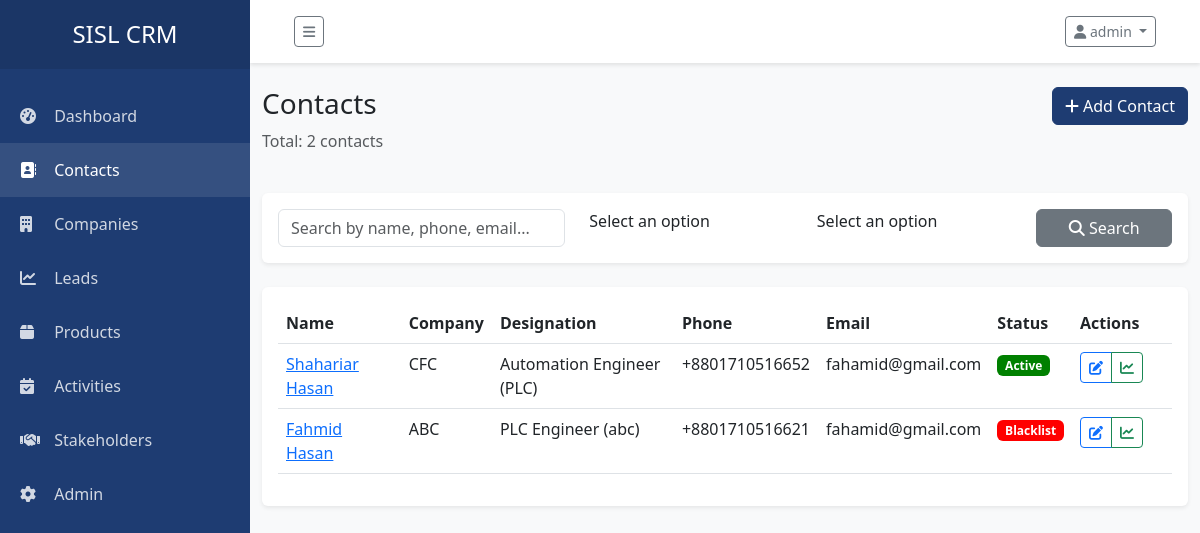
Page /contacts/ (signed in) on the committed database.
### crm/models.py (models this page shows, shortened)
class TimestampedModel(models.Model):
    created_at = models.DateTimeField(auto_now_add=True)
    updated_at = models.DateTimeField(auto_now=True)
    created_by = models.ForeignKey(
        User,
        related_name='%(class)s_created',
        on_delete=models.SET_NULL,
        null=True,
        blank=True
    )
    updated_by = models.ForeignKey(
        User,
        related_name='%(class)s_updated',
        on_delete=models.SET_NULL,
        null=True,
        blank=True
    )
    class Meta:
        abstract = True

class SoftDeleteModel(models.Model):
    is_deleted = models.BooleanField(default=False)
    deleted_at = models.DateTimeField(null=True, blank=True)
    deleted_by = models.ForeignKey(
        User,
        related_name='%(class)s_deleted',
        on_delete=models.SET_NULL,
        null=True,
        blank=True
    )
    class Meta:
        abstract = True

class Contact(TimestampedModel, SoftDeleteModel):
    id = models.UUIDField(primary_key=True, default=uuid.uuid4, editable=False)
    name = models.CharField(max_length=255)
    phone = models.CharField(max_length=20, db_index=True)
    email = models.EmailField(blank=True, db_index=True)
    designation = models.ForeignKey(Designation, on_delete=models.SET_NULL, null=True, blank=True)
    current_company = models.ForeignKey(
        Company,
        related_name='current_employees',
        on_delete=models.SET_NULL,
        null=True,
        blank=True
    )
    contact_type = models.CharField(max_length=50, choices=[
        ('head_office', 'Head Office'),
        ('factory', 'Factory'),
        ('branch', 'Branch Office'),
    ], default='head_office')
    status = models.ForeignKey(ContactStatus, on_delete=models.SET_NULL, null=True)
    linkedin = models.URLField(blank=True)
    address = models.TextField(blank=True)
    product_interests = models.ManyToManyField(ProductCategory, blank=True)
    reference_source = models.CharField(max_length=255, blank=True)
    notes = models.TextField(blank=True)
    class Meta:
        ordering = ['name']
        indexes = [
            models.Index(fields=['phone']),
            models.Index(fields=['email']),
            models.Index(fields=['current_company', 'name']),
        ]

class Company(TimestampedModel, SoftDeleteModel):
    id = models.UUIDField(primary_key=True, default=uuid.uuid4, editable=False)
    name = models.CharField(max_length=255)
    industry = models.ForeignKey(Industry, on_delete=models.SET_NULL, null=True, blank=True)
    website = models.URLField(blank=True)
    phone = models.CharField(max_length=20, blank=True)
    email = models.EmailField(blank=True)
    address = models.TextField(blank=True)
    zone = models.ForeignKey(Zone, on_delete=models.SET_NULL, null=True, blank=True)
    company_size = models.CharField(max_length=50, blank=True, choices=[
        ('1-10', '1-10 employees'),
        ('11-50', '11-50 employees'),
        ('51-200', '51-200 employees'),
        ('201-500', '201-500 employees'),
        ('500+', '500+ employees'),
    ])
    annual_revenue = models.DecimalField(max_digits=15, decimal_places=2, null=True, blank=True)
    tax_id = models.CharField(max_length=50, blank=True)
    bank_name = models.CharField(max_length=100, blank=True)
    bank_account = models.CharField(max_length=50, blank=True)
    bank_branch = models.CharField(max_length=100, blank=True)
    notes = models.TextField(blank=True)
    class Meta:
        verbose_name_plural = 'Companies'
        ordering = ['name']
    def __str__(self):
        return self.name

class Designation(models.Model):
    name = models.CharField(max_length=100, unique=True)
    department = models.CharField(max_length=100, blank=True)
    level = models.IntegerField(default=0, help_text='Seniority level')
    is_active = models.BooleanField(default=True)
    class Meta:
        ordering = ['level', 'name']
    def __str__(self):
        return f"{self.name} ({self.department})" if self.department else self.name

class ContactStatus(models.Model):
    id = models.UUIDField(primary_key=True, default=uuid.uuid4, editable=False)
    name = models.CharField(max_length=50, unique=True)
    color = models.CharField(max_length=20, default='gray')
    order = models.IntegerField(default=0, help_text="Order for display in dropdowns")  # <-- add this
    is_active = models.BooleanField(default=True)
    class Meta:
        ordering = ['order', 'name']
    def __str__(self):
        return self.name

### crm/views.py (the view, shortened to what this page needs)
# urls.py: path('contacts/', views.ContactListView.as_view(), name='contact_list'),
class ContactListView(LoginRequiredMixin, ListView):
    model = Contact
    template_name = 'crm/contacts/list.html'
    context_object_name = 'contacts'
    paginate_by = 25
    def get_queryset(self):
        queryset = Contact.objects.filter(is_deleted=False).select_related(
            'current_company', 'status', 'designation'
        ).prefetch_related('product_interests')
        form = ContactSearchForm(self.request.GET)
        if form.is_valid():
            if form.cleaned_data.get('company'):
                queryset = queryset.filter(current_company=form.cleaned_data['company'])
            if form.cleaned_data.get('status'):
                queryset = queryset.filter(status=form.cleaned_data['status'])
        return queryset.order_by('-created_at')
    def get_context_data(self, **kwargs):
        context = super().get_context_data(**kwargs)
        context['search_form'] = ContactSearchForm(self.request.GET)
        context['total_count'] = self.get_queryset().count()
        return context

### crm/forms.py
class ContactSearchForm(forms.Form):
    search = forms.CharField(
        required=False,
        widget=forms.TextInput(attrs={
            'class': 'form-control',
            'placeholder': 'Search by name, phone, email...'
        })
    )
    company = forms.ModelChoiceField(
        queryset=Company.objects.filter(is_deleted=False),
        required=False,
        widget=Select2Widget(attrs={'class': 'form-control'}),
        empty_label='All Companies'
    )
    status = forms.ModelChoiceField(
        queryset=ContactStatus.objects.filter(is_active=True),
        required=False,
        widget=Select2Widget(attrs={'class': 'form-control'}),
        empty_label='All Statuses'
    )

### templates/crm/contacts/list.html (shortened to what this page needs)
{% extends 'base.html' %}
{% load static %}
{% block content %}
<div class="row mb-4">
    <div class="col-md-6">
        <h1 class="h3">Contacts</h1>
        <p class="text-muted">Total: {{ total_count }} contacts</p>
    </div>
    <div class="col-md-6 text-end">
        <a href="{% url 'crm:contact_create' %}" class="btn btn-primary">
            <i class="fas fa-plus"></i> Add Contact
        </a>
    </div>
</div>
<div class="card mb-4">
    <div class="card-body">
        <form method="get" class="row g-3">
            <div class="col-md-4">
                <input type="text" name="search" class="form-control"
                       placeholder="Search by name, phone, email..."
                       value="{{ request.GET.search }}">
            </div>
            <div class="col-md-3">
            </div>
            <div class="col-md-3">
            </div>
            <div class="col-md-2">
                <button type="submit" class="btn btn-secondary w-100">
                    <i class="fas fa-search"></i> Search
                </button>
            </div>
        </form>
    </div>
</div>
<div class="card">
    <div class="card-body">
        <div class="table-responsive">
            <table class="table table-hover">
                <thead>
                    <tr>
                        <th>Name</th>
                        <th>Company</th>
                        <th>Designation</th>
                        <th>Phone</th>
                        <th>Email</th>
                        <th>Status</th>
                        <th width="100">Actions</th>
                    </tr>
                </thead>
                <tbody>
                    {% for contact in contacts %}
                    <tr>
                        <td>
                            <a href="{% url 'crm:contact_detail' contact.id %}">
                                {{ contact.name }}
                            </a>
                        </td>
                        <td>{{ contact.current_company|default:"-" }}</td>
                        <td>{{ contact.designation|default:"-" }}</td>
                        <td>{{ contact.phone }}</td>
                        <td>{{ contact.email|default:"-" }}</td>
                        <td>
                            {% if contact.status %}
                            <span class="badge" style="background-color: {{ contact.status.color }};">
                                {{ contact.status.name }}
                            </span>
                            {% else %}
                            -
                            {% endif %}
                        </td>
                        <td>
                            <div class="btn-group btn-group-sm">
                                <a href="{% url 'crm:contact_update' contact.id %}"
                                   class="btn btn-outline-primary" title="Edit">
                                    <i class="fas fa-edit"></i>
                                </a>
                                <a href="{% url 'crm:lead_create' %}?contact={{ contact.id }}"
                                   class="btn btn-outline-success" title="Create Lead">
                                    <i class="fas fa-chart-line"></i>
                                </a>
                            </div>
                        </td>
                    </tr>
                    {% empty %}
                    <tr>
                        <td colspan="7" class="text-center text-muted">
                            No contacts found. <a href="{% url 'crm:contact_create' %}">Add your first contact</a>
                        </td>
                    </tr>
                    {% endfor %}
                </tbody>
            </table>
        </div>
    </div>
</div>
{% endblock %}

### templates/base.html (shortened to what this page needs)
<!DOCTYPE html>
<html lang="en">
<head>
    <link href="https://cdn.jsdelivr.net/npm/bootstrap@5.3.0/dist/css/bootstrap.min.css" rel="stylesheet">
    <link rel="stylesheet" href="https://cdnjs.cloudflare.com/ajax/libs/font-awesome/6.4.0/css/all.min.css">
    <link href="https://cdn.jsdelivr.net/npm/select2@4.1.0-rc.0/dist/css/select2.min.css" rel="stylesheet" />
    <link href="https://cdn.jsdelivr.net/npm/select2-bootstrap-5-theme@1.3.0/dist/select2-bootstrap-5-theme.min.css" rel="stylesheet" />
</head>
<body>
    <nav class="sidebar" id="sidebar">
        <div class="sidebar-header">
            <h3>SISL CRM</h3>
        </div>
        <ul class="components">
            <li class="{% if request.resolver_match.url_name == 'dashboard' %}active{% endif %}">
                <a href="{% url 'crm:dashboard' %}">
                    <i class="fas fa-tachometer-alt"></i>
                    Dashboard
                </a>
            </li>
            <li class="{% if 'contact' in request.resolver_match.url_name %}active{% endif %}">
                <a href="{% url 'crm:contact_list' %}">
                    <i class="fas fa-address-book"></i>
                    Contacts
                </a>
            </li>
            <li class="{% if 'company' in request.resolver_match.url_name %}active{% endif %}">
                <a href="{% url 'crm:company_list' %}">
                    <i class="fas fa-building"></i>
                    Companies
                </a>
            </li>
            <li class="{% if 'lead' in request.resolver_match.url_name %}active{% endif %}">
                <a href="{% url 'crm:lead_list' %}">
                    <i class="fas fa-chart-line"></i>
                    Leads
                </a>
            </li>
            <li class="{% if 'product' in request.resolver_match.url_name %}active{% endif %}">
                <a href="{% url 'crm:product_list' %}">
                    <i class="fas fa-box"></i>
                    Products
                </a>
            </li>
            <li class="{% if 'activity' in request.resolver_match.url_name %}active{% endif %}">
                <a href="{% url 'crm:activity_list' %}">
                    <i class="fas fa-calendar-check"></i>
                    Activities
                </a>
            </li>
            <li class="{% if 'stakeholder' in request.resolver_match.url_name %}active{% endif %}">
                <a href="{% url 'crm:stakeholder_list' %}">
                    <i class="fas fa-handshake"></i>
                    Stakeholders
                </a>
            </li>
            {% if user.is_staff %}
            <li>
                <a href="{% url 'admin:index' %}">
                    <i class="fas fa-cog"></i>
                    Admin
                </a>
            </li>
            {% endif %}
        </ul>
    </nav>
    <div class="content">
        <nav class="navbar navbar-custom">
            <div class="container-fluid">
                <button type="button" id="sidebarCollapse" class="btn btn-sm btn-outline-secondary">
                    <i class="fas fa-bars"></i>
                </button>
                <div class="ms-auto d-flex align-items-center">
                    <div class="dropdown">
                        <button class="btn btn-sm btn-outline-secondary dropdown-toggle" type="button" data-bs-toggle="dropdown">
                            <i class="fas fa-user"></i> {{ user.get_full_name|default:user.username }}
                        </button>
                    </div>
                </div>
            </div>
        </nav>
        <main class="container-fluid py-4">
            {% block content %}{% endblock %}
        </main>
    </div>
</body>
</html>

### templates/base.html (style rules this page uses)
:root { --primary-color: #1e3c72; --secondary-color: #2a5298; --success-color: #28a745; --danger-color: #dc3545; --warning-color: #ffc107; --sidebar-width: 250px; }
body { background-color: #f8f9fa; }
.sidebar { width: var(--sidebar-width); min-height: 100vh; background-color: var(--primary-color); position: fixed; top: 0; left: 0; z-index: 100; transition: all 0.3s; }
.sidebar .sidebar-header { padding: 20px; background: rgba(0, 0, 0, 0.1); text-align: center; }
.sidebar .sidebar-header h3 { color: white; margin: 0; font-size: 1.5rem; }
.sidebar ul.components { padding: 20px 0; list-style: none; }
.sidebar ul li a { padding: 15px 20px; font-size: 1rem; display: block; color: rgba(255, 255, 255, 0.8); text-decoration: none; transition: all 0.3s; }
.sidebar ul li a:hover, .sidebar ul li.active > a { color: white; background: rgba(255, 255, 255, 0.1); }
.sidebar ul li a i { margin-right: 10px; width: 20px; }
.content { width: calc(100% - var(--sidebar-width)); margin-left: var(--sidebar-width); min-height: 100vh; transition: all 0.3s; }
.navbar-custom { background-color: white; box-shadow: 0 2px 4px rgba(0,0,0,.1); padding: 1rem 2rem; }
.card { border: none; box-shadow: 0 0.125rem 0.25rem rgba(0, 0, 0, 0.075); margin-bottom: 1.5rem; }
.btn-primary { background-color: var(--primary-color); border-color: var(--primary-color); }

### rows in the picture
Contact: name "Shahariar Hasan", current_company "CFC", designation "Automation Engineer (PLC)", phone "+8801710516652", email "fahamid@gmail.com", status.name "Active"
Contact: name "Fahmid Hasan", current_company "ABC", designation "PLC Engineer (abc)", phone "+8801710516621", email "fahamid@gmail.com", status.name "Blacklist"

### other values in the picture
{{ user.get_full_name|default:user.username }} "admin"
{{ total_count }} "2"
